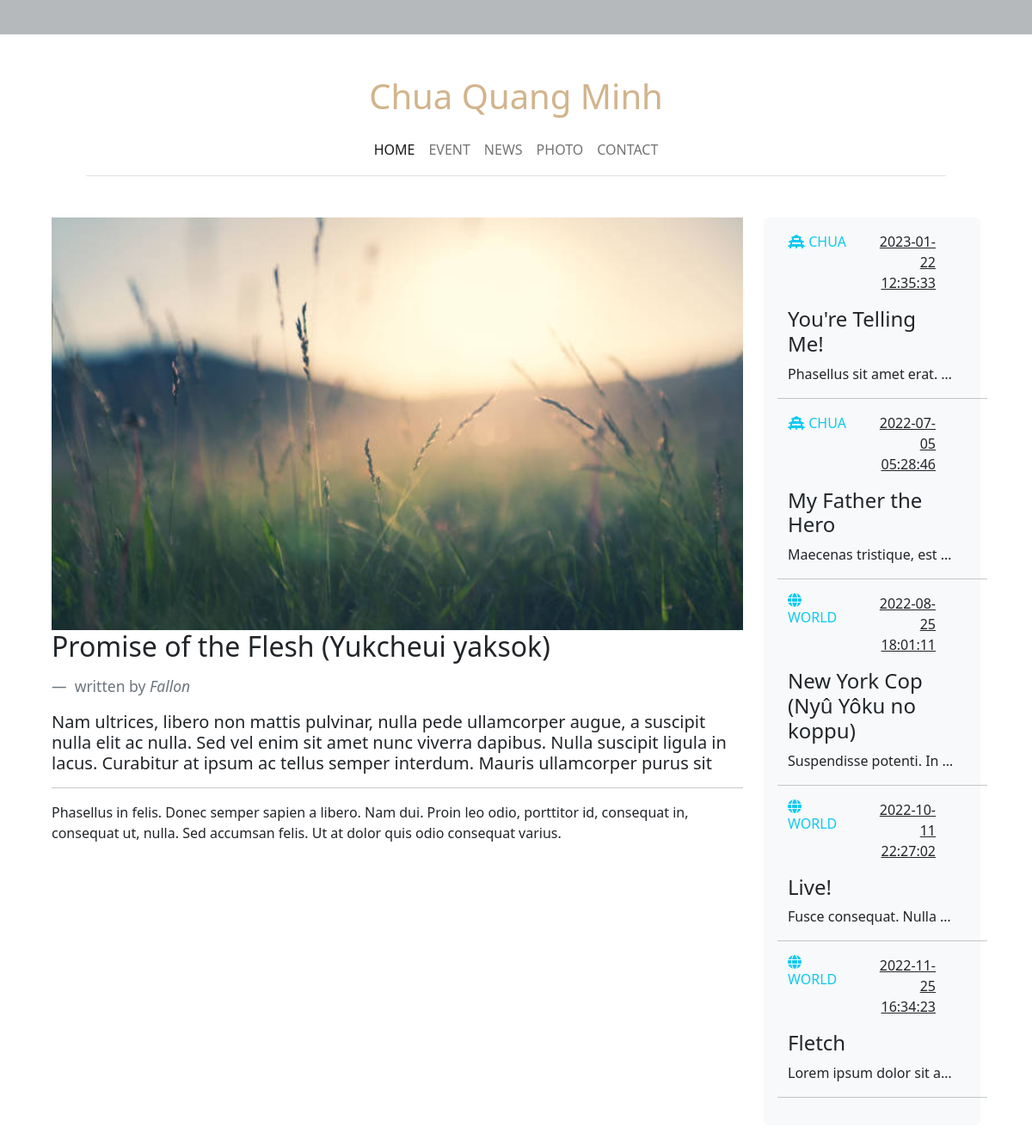
/article?newsID=6, run on the app's committed database.
### tables this page shows
CREATE TABLE News
(
    newsID      INT AUTO_INCREMENT NOT NULL PRIMARY KEY,
    title       VARCHAR(255),
    author      VARCHAR(255),
    description VARCHAR(255),
    paragraph   TEXT,
    timeUpdated TIMESTAMP,
    saveDraft   BOOLEAN,
    banner      VARCHAR(500),
    newsTypeID  INT                NOT NULL,
    FOREIGN KEY (newsTypeID) REFERENCES NewsType (newsTypeID)
);

CREATE TABLE NewsType
(
    newsTypeID INT AUTO_INCREMENT NOT NULL PRIMARY KEY,
    typeName   VARCHAR(255),
    icon       VARCHAR(255)
);

### model/ArticleModel.php (called while the page is built, shortened)
<?php
$newsID = $_GET['newsID'];
$getArticle = "SELECT * FROM News n, newsType nt WHERE n.newsTypeID = nt.newsTypeID AND  newsID = $newsID";
$allArticles = "SELECT * FROM News n, newsType nt WHERE n.newsTypeID = nt.newsTypeID AND NOT newsID = $newsID ORDER BY RAND() LIMIT 5 ";

### controller/ArticleController.php (called while the page is built, shortened)
<?php
$articleResult = $conn->query($getArticle);
$allActicles = $conn->query($allArticles);

### view/article.php (the view, shortened to what this page needs)
<?php
require("rootPath.php");
require $rootPath . "model/ArticleModel.php";
require $rootPath . "controller/ArticleController.php";
?>
<div class="container-fluid">
    <?php
    while ($row = $articleResult->fetch(PDO::FETCH_ASSOC)) {
    ?>
    <div class="row">
        <div class="col-9">
            <br>
            <div class="bg-image"
                 style="background-image: url('assets/banner/<?php echo $row['banner'] ?>');">
            </div>
            <blockquote class="blockquote">
                <h2 class="mb-0"><?php echo $row['title'] ?></h2>
                <br>
                <footer class="blockquote-footer"> written by
                    <cite
                            title="Source Title"><?php echo $row['author'] ?>
                    </cite>
                </footer>
            </blockquote>
            <h5><?php echo $row['description'] ?></h5>
            <hr>
            <p><?php echo $row['paragraph'] ?></p>
        </div>
        <?php } ?>
        <aside class="col-3 blog-sidebar mt-4">
            <div class="p-3 mb-3 bg-light rounded">
                <div class="container bootstrap snippets">
                    <div class="row">
                        <?php
                        while ($row = $allActicles->fetch(PDO::FETCH_ASSOC)) {
                            ?>
                            <div class="row mb-3">
                                <div class="col-6">
                                    <a href="/article?newsID=<?php echo $row['newsID']; ?>" class="text-info">
                                        <i class="<?php echo $row['icon'] ?>"></i>
                                        <?php echo $row['typeName'] ?>
                                    </a>
                                </div>
                                <div class="col-6 text-end">
                                    <u> <?php echo $row['timeUpdated'] ?></u>
                                </div>
                            </div>
                            <a href="/article?newsID=<?php echo $row['newsID']; ?>" class="text-dark">
                                <h4><?php echo $row['title'] ?></h4>
                                <p class="text-truncate"><?php echo $row['description'] ?></p>
                            </a>
                            <hr/>
                        <?php } ?>
                    </div>
                </div>
            </div>
        </aside>
    </div>
</div>

### styles/index.css (style rules this page uses)
a { text-decoration: none; }
.bg-image { height: 30rem; object-fit: cover; background-size: 100% 100%; background-repeat: no-repeat; }

### data on the page
news: banner (picture), title "Promise of the Flesh (Yukcheui yaksok)", author "Fallon", description "Nam ultrices, libero non mattis pulvinar, nulla pede ullamcorper augue, a suscipit nulla elit ac nulla. Sed vel enim sit amet nunc viverra dapibus. Nulla suscipit ligula in lacus. Curabitur at ipsum ac tellus semper interdum. Mauris ullamcorper purus sit", paragraph "Phasellus in felis. Donec semper sapien a libero. Nam dui. Proin leo odio, porttitor id, consequat in, consequat ut, nulla. Sed accumsan felis. Ut at dolor quis odio consequat varius."
news: newsTypeID.typeName "CHUA", timeUpdated "2023-01-22 12:35:33", title "You're Telling Me!", description "Phasellus sit amet erat.…"
news: newsTypeID.typeName "CHUA", timeUpdated "2022-07-05 05:28:46", title "My Father the Hero", description "Maecenas tristique, est…"
news: newsTypeID.typeName "WORLD", timeUpdated "2022-08-25 18:01:11", title "New York Cop (Nyû Yôku no koppu)", description "Suspendisse potenti. In…"
news: newsTypeID.typeName "WORLD", timeUpdated "2022-10-11 22:27:02", title "Live!", description "Fusce consequat. Nulla…"
news: newsTypeID.typeName "WORLD", timeUpdated "2022-11-25 16:34:23", title "Fletch", description "Lorem ipsum dolor sit a…"
